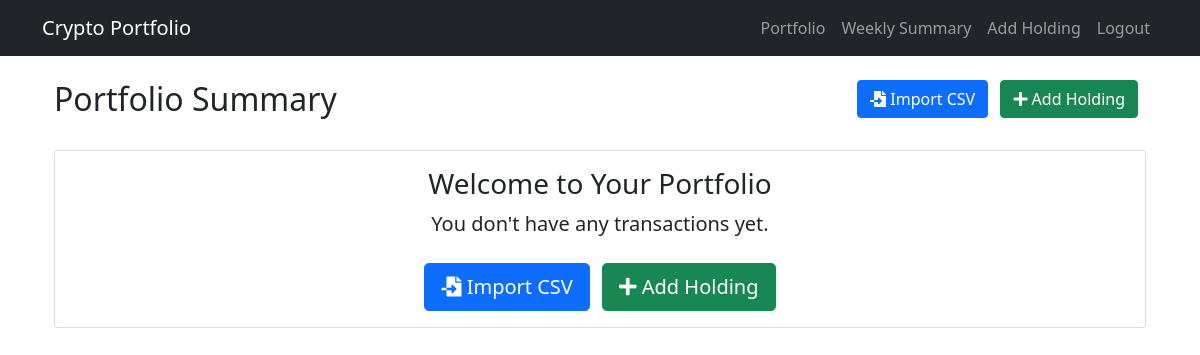
Page /portfolio?page=47 (signed in) on the earlier database version.
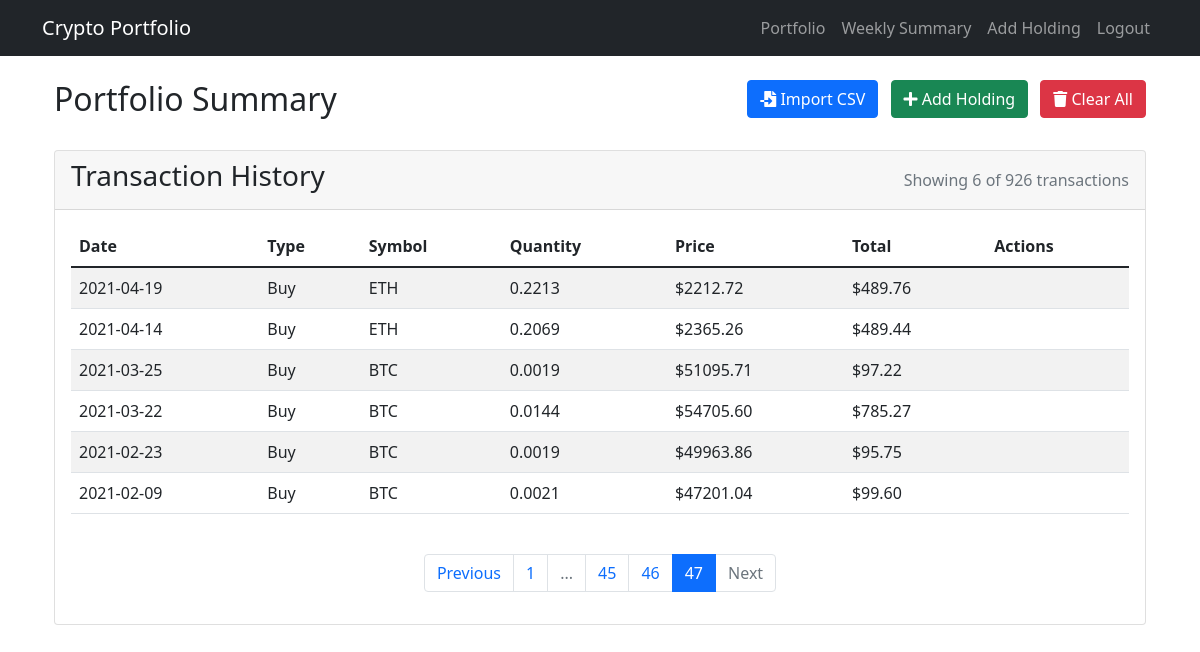
Same page on the later database version.
### app.py (models this page shows)
class Portfolio(db.Model):
    id = db.Column(db.Integer, primary_key=True)
    user_id = db.Column(db.Integer, db.ForeignKey('user.id'), nullable=False)
    symbol = db.Column(db.String(10), nullable=False)
    purchase_date = db.Column(db.Date, nullable=False)
    purchase_price = db.Column(db.Float, nullable=False)
    quantity = db.Column(db.Float, nullable=False)
    transaction_type = db.Column(db.String(50), nullable=False)
    transaction_id = db.Column(db.String(50), nullable=False)
    transaction_date = db.Column(db.Date, nullable=False)
    transaction_price = db.Column(db.Float, nullable=False)
    transaction_quantity = db.Column(db.Float, nullable=False)
    transaction_fee = db.Column(db.Float, nullable=False)
    transaction_total = db.Column(db.Float, nullable=False)

### app.py (the view, shortened to what this page needs)
@app.route('/portfolio')
@login_required
def portfolio():
    try:
        page = request.args.get('page', 1, type=int)
        per_page = 20  # Increased to 20 transactions per page
        transactions = Portfolio.query.filter_by(user_id=current_user.id)\
            .order_by(Portfolio.transaction_date.desc())\
            .paginate(page=page, per_page=per_page, error_out=False)
        holdings = {}
        for transaction in transactions.items:
            symbol = transaction.symbol
            if symbol not in holdings:
                holdings[symbol] = {
                    'quantity': 0,
                    'total_cost': 0,
                    'average_price': 0,
                    'current_price': 0,
                    'total_value': 0,
                    'profit_loss': 0,
                    'profit_loss_percentage': 0
                }
            if transaction.transaction_type == 'buy':
                holdings[symbol]['quantity'] += transaction.quantity
                holdings[symbol]['total_cost'] += transaction.quantity * transaction.purchase_price
            else:  # sell
                holdings[symbol]['quantity'] -= transaction.quantity
                holdings[symbol]['total_cost'] -= transaction.quantity * transaction.purchase_price
        holdings = {k: v for k, v in holdings.items() if v['quantity'] > 0}
        total_portfolio_value = 0
        total_profit_loss = 0
        holdings = dict(sorted(holdings.items(), key=lambda x: x[1]['total_value'], reverse=True))
        return render_template('portfolio.html',
                             transactions=transactions,
                             holdings=holdings,
                             total_portfolio_value=total_portfolio_value,
                             total_profit_loss=total_profit_loss)
    except Exception as e:
        print(f"Error loading portfolio: {str(e)}")
        flash('Error loading portfolio. Please try again later.', 'error')
        return redirect(url_for('index'))

### app.py (called while the page is built)
@login_manager.user_loader
def load_user(user_id):
    return User.query.get(int(user_id))

### templates/portfolio.html (shortened to what this page needs)
{% extends "base.html" %}
{% block content %}
<div class="container mt-4">
    <div class="row mb-4">
        <div class="col-md-6">
            <h2>Portfolio Summary</h2>
        </div>
        <div class="col-md-6 text-end">
            <form action="{{ url_for('import_csv') }}" method="POST" enctype="multipart/form-data" class="d-inline">
                <button type="button" class="btn btn-primary me-2" onclick="document.getElementById('csvFile').click()">
                    <i class="fas fa-file-import"></i> Import CSV
                </button>
            </form>
            <a href="{{ url_for('add_holding') }}" class="btn btn-success me-2">
                <i class="fas fa-plus"></i> Add Holding
            </a>
            {% if transactions.items %}
            <form action="{{ url_for('clear_all_transactions') }}" method="POST" class="d-inline">
                <button type="submit" class="btn btn-danger" onclick="return confirm('Are you sure you want to clear all transactions? This action cannot be undone.')">
                    <i class="fas fa-trash"></i> Clear All
                </button>
            </form>
            {% endif %}
        </div>
    </div>
    {% if transactions.items %}
        <div class="card">
            <div class="card-header d-flex justify-content-between align-items-center">
                <h3>Transaction History</h3>
                <div class="text-muted">
                    Showing {{ transactions.items|length }} of {{ transactions.total }} transactions
                </div>
            </div>
            <div class="card-body">
                <div class="table-responsive">
                    <table class="table table-striped">
                        <thead>
                            <tr>
                                <th>Date</th>
                                <th>Type</th>
                                <th>Symbol</th>
                                <th>Quantity</th>
                                <th>Price</th>
                                <th>Total</th>
                                <th>Actions</th>
                            </tr>
                        </thead>
                        <tbody>
                            {% for transaction in transactions.items %}
                            <tr>
                                <td>{{ transaction.transaction_date.strftime('%Y-%m-%d') }}</td>
                                <td>{{ transaction.transaction_type }}</td>
                                <td>{{ transaction.symbol }}</td>
                                <td>{{ "%.4f"|format(transaction.quantity) }}</td>
                                <td>${{ "%.2f"|format(transaction.purchase_price) }}</td>
                                <td>${{ "%.2f"|format(transaction.quantity * transaction.purchase_price) }}</td>
                                <td>
                                </td>
                            </tr>
                            {% endfor %}
                        </tbody>
                    </table>
                </div>
                {% if transactions.pages > 1 %}
                <nav aria-label="Transaction pagination" class="mt-4">
                    <ul class="pagination justify-content-center">
                        {% if transactions.has_prev %}
                            <li class="page-item">
                                <a class="page-link" href="{{ url_for('portfolio', page=transactions.prev_num) }}">Previous</a>
                            </li>
                        {% else %}
                            <li class="page-item disabled">
                                <span class="page-link">Previous</span>
                            </li>
                        {% endif %}
                        {% for page_num in transactions.iter_pages(left_edge=1, right_edge=1, left_current=2, right_current=2) %}
                            {% if page_num %}
                                {% if page_num == transactions.page %}
                                    <li class="page-item active">
                                        <span class="page-link">{{ page_num }}</span>
                                    </li>
                                {% else %}
                                    <li class="page-item">
                                        <a class="page-link" href="{{ url_for('portfolio', page=page_num) }}">{{ page_num }}</a>
                                    </li>
                                {% endif %}
                            {% else %}
                                <li class="page-item disabled">
                                    <span class="page-link">...</span>
                                </li>
                            {% endif %}
                        {% endfor %}
                        {% if transactions.has_next %}
                            <li class="page-item">
                                <a class="page-link" href="{{ url_for('portfolio', page=transactions.next_num) }}">Next</a>
                            </li>
                        {% else %}
                            <li class="page-item disabled">
                                <span class="page-link">Next</span>
                            </li>
                        {% endif %}
                    </ul>
                </nav>
                {% endif %}
            </div>
        </div>
    {% else %}
        <div class="card">
            <div class="card-body text-center">
                <h3>Welcome to Your Portfolio</h3>
                <p class="lead">You don't have any transactions yet.</p>
                <div class="mt-4">
                    <form action="{{ url_for('import_csv') }}" method="POST" enctype="multipart/form-data" class="d-inline">
                        <button type="button" class="btn btn-primary btn-lg me-2" onclick="document.getElementById('welcomeCsvFile').click()">
                            <i class="fas fa-file-import"></i> Import CSV
                        </button>
                    </form>
                    <a href="{{ url_for('add_holding') }}" class="btn btn-success btn-lg">
                        <i class="fas fa-plus"></i> Add Holding
                    </a>
                </div>
            </div>
        </div>
    {% endif %}
</div>
{% endblock %}

### templates/base.html (shortened to what this page needs)
<!DOCTYPE html>
<html lang="en">
<head>
    <link href="https://cdn.jsdelivr.net/npm/bootstrap@5.1.3/dist/css/bootstrap.min.css" rel="stylesheet">
    <link href="https://cdnjs.cloudflare.com/ajax/libs/font-awesome/5.15.4/css/all.min.css" rel="stylesheet">
</head>
<body>
    <nav class="navbar navbar-expand-lg navbar-dark bg-dark">
        <div class="container">
            <a class="navbar-brand" href="{{ url_for('index') }}">Crypto Portfolio</a>
            <div class="collapse navbar-collapse" id="navbarNav">
                <ul class="navbar-nav ms-auto">
                    {% if current_user.is_authenticated %}
                        <li class="nav-item">
                            <a class="nav-link" href="{{ url_for('portfolio') }}">Portfolio</a>
                        </li>
                        <li class="nav-item">
                            <a class="nav-link" href="{{ url_for('weekly_summary') }}">Weekly Summary</a>
                        </li>
                        <li class="nav-item">
                            <a class="nav-link" href="{{ url_for('add_holding') }}">Add Holding</a>
                        </li>
                        <li class="nav-item">
                            <a class="nav-link" href="{{ url_for('logout') }}">Logout</a>
                        </li>
                    {% endif %}
                </ul>
            </div>
        </div>
    </nav>
    <div class="container mt-4">
        {% block content %}{% endblock %}
    </div>
</body>
</html>

Differences in the rows shown:
added Portfolio: quantity "0.2213", purchase_price "2212.72", transaction.quantity*transaction.purchase_price "489.76"
added Portfolio: quantity "0.2069", purchase_price "2365.26", transaction.quantity*transaction.purchase_price "489.44"
added Portfolio: quantity "0.0019", purchase_price "51095.71", transaction.quantity*transaction.purchase_price "97.22"
added Portfolio: quantity "0.0144", purchase_price "54705.60", transaction.quantity*transaction.purchase_price "785.27"
added Portfolio: quantity "0.0019", purchase_price "49963.86", transaction.quantity*transaction.purchase_price "95.75"
added Portfolio: quantity "0.0021", purchase_price "47201.04", transaction.quantity*transaction.purchase_price "99.60"
Other differences:
{{ transactions.items|length }}: (not shown) → "6"
{{ transactions.total }}: (not shown) → "926"
text no longer shown: "Welcome to Your Portfolio You don't have any transactions yet. Import CSV Add Holding"
text now shown: "Clear All Transaction History Showing of transactions Date Type Symbol Quantity Price Total Actions Previous Next"
new list line: "1"
new list line: "45"
new list line: "46"
new list line: "47"
